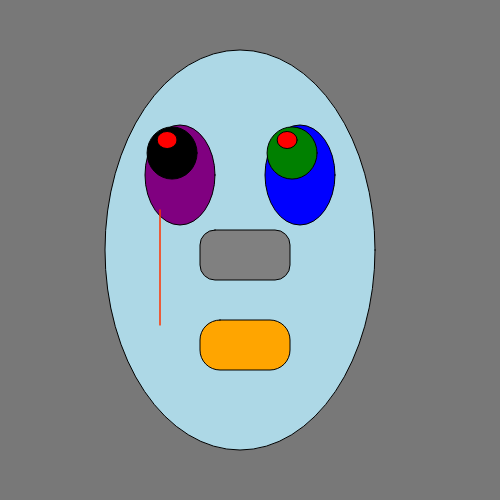
Frame 1 (no input)
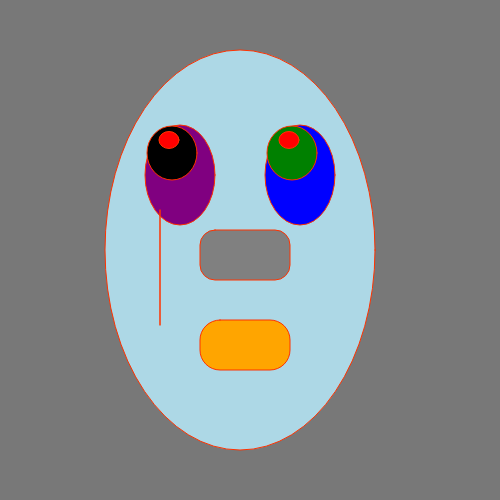
Frame 60 (no input)
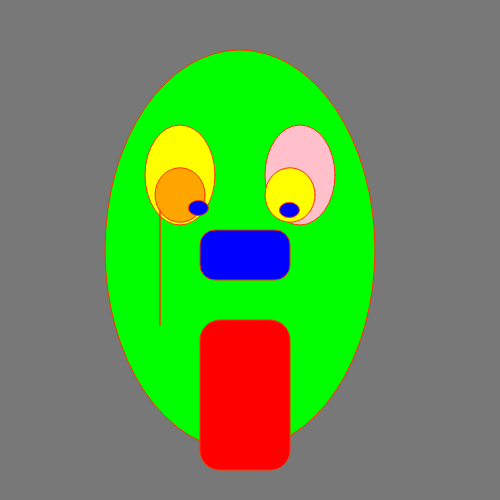
Frame 120 (the mouse pressed at the canvas centre since frame 60)

The p5.js sketch that drew these frames (run headless with seeded random() and noise() and a simulated clock; from frame 60 on, the mouse is pressed at the canvas centre):

// p5.js sketch
// ── sketch.js
// setup runs ( almost) first, runs once


function setup() {
  
// this define canvas size, (width,height)
createCanvas(500,500);
// color of background (greyscale)  0-255 
// where 0 is black and 255 is wh
background(120);
// can you tell when its saved?




// put setup code here
}




// runs second and runs over ... and over... and over......
function draw() {
// put drawing code here
background(120);

let ran = random(-5, 5);
let ran2 = random(-5, 5);


let leftix = constrain(mouseX, 175, 185);
let leftiy = constrain(mouseY, 153, 195);

let leftiXx = constrain(mouseX, 165, 194);
let leftiYy = constrain(mouseY, 140, 208);

let rightix = constrain(mouseX, 295, 305);
let rightiy = constrain(mouseY, 153, 195);

let rightiXx = constrain(mouseX, 285, 315);
let rightiYy = constrain(mouseY, 140, 210);


let mouthY = constrain(mouseY, 50, 150 )



//////////////////////////////////////////////////////////////Start
fill(90);


if (mouseIsPressed) {
fill("lime")
} else {
fill("lightblue");
}
ellipse(240,250,270,400);


 // left
if (mouseIsPressed) {
fill("yellow");
} else {
fill("purple");}
ellipse(180, 175, 70, 100);
// grey, a
if (mouseIsPressed) {
fill("orange");
} else {
fill("black")};
ellipse(leftix + ran2, leftiy, 50, ran + 50);
 // r,g,b,a
if (mouseIsPressed) {
fill("blue");
} else {
fill("red");}
ellipse(leftiXx + ran, leftiYy, 20, ran2 + 20);




// right
if (mouseIsPressed) {
fill("pink");
} else {
 fill(0,0,255);}
 ellipse(300, 175, 70, 100);
// grey, a
if (mouseIsPressed) {
fill("yellow");
} else {
fill("green");}
ellipse(rightix + ran2, rightiy, 50, ran + 50);


 // r,g,b,a
 if (mouseIsPressed) {
fill("blue");
} else {
fill("red");}
ellipse(rightiXx + ran, rightiYy, 20, ran2 + 20);

// mouth
  // r,g,b,a
  if (mouseIsPressed) {
fill("red");
} else {
  fill("orange");}
rect(200, 320 , 90, mouthY ,20);

// nose
if (mouseIsPressed) {
fill("blue");
} else {
fill("grey");}
rect(200, 230 ,90,50,15);

// tear
stroke(255,50,0);
 //x1,y1,x2,y2
 line(160, 210, 160, 325);
 line(160, 210, 160, 325);

}

//////////////////////////////////////////////////////////////End
